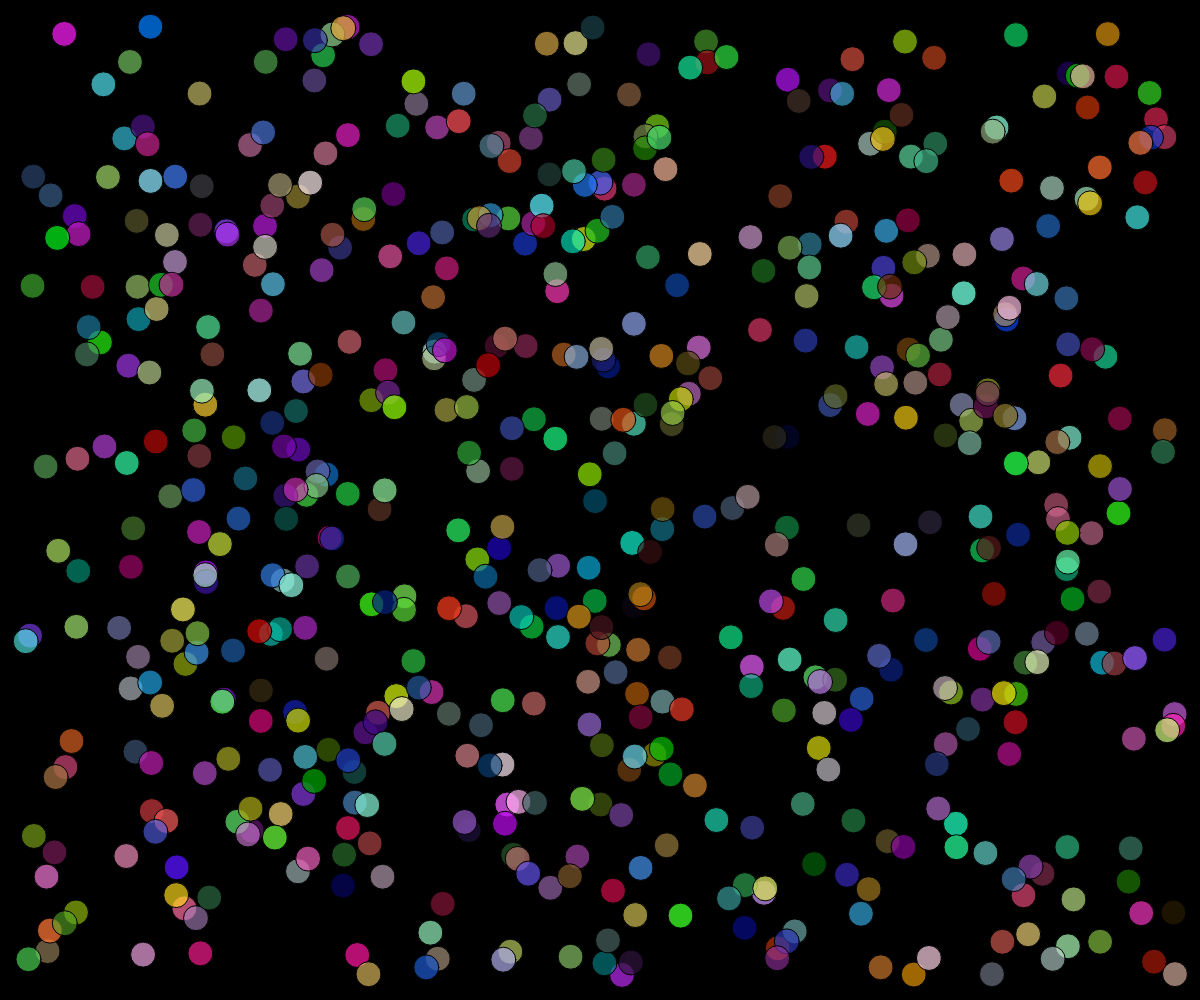
Frame 1 (no input)
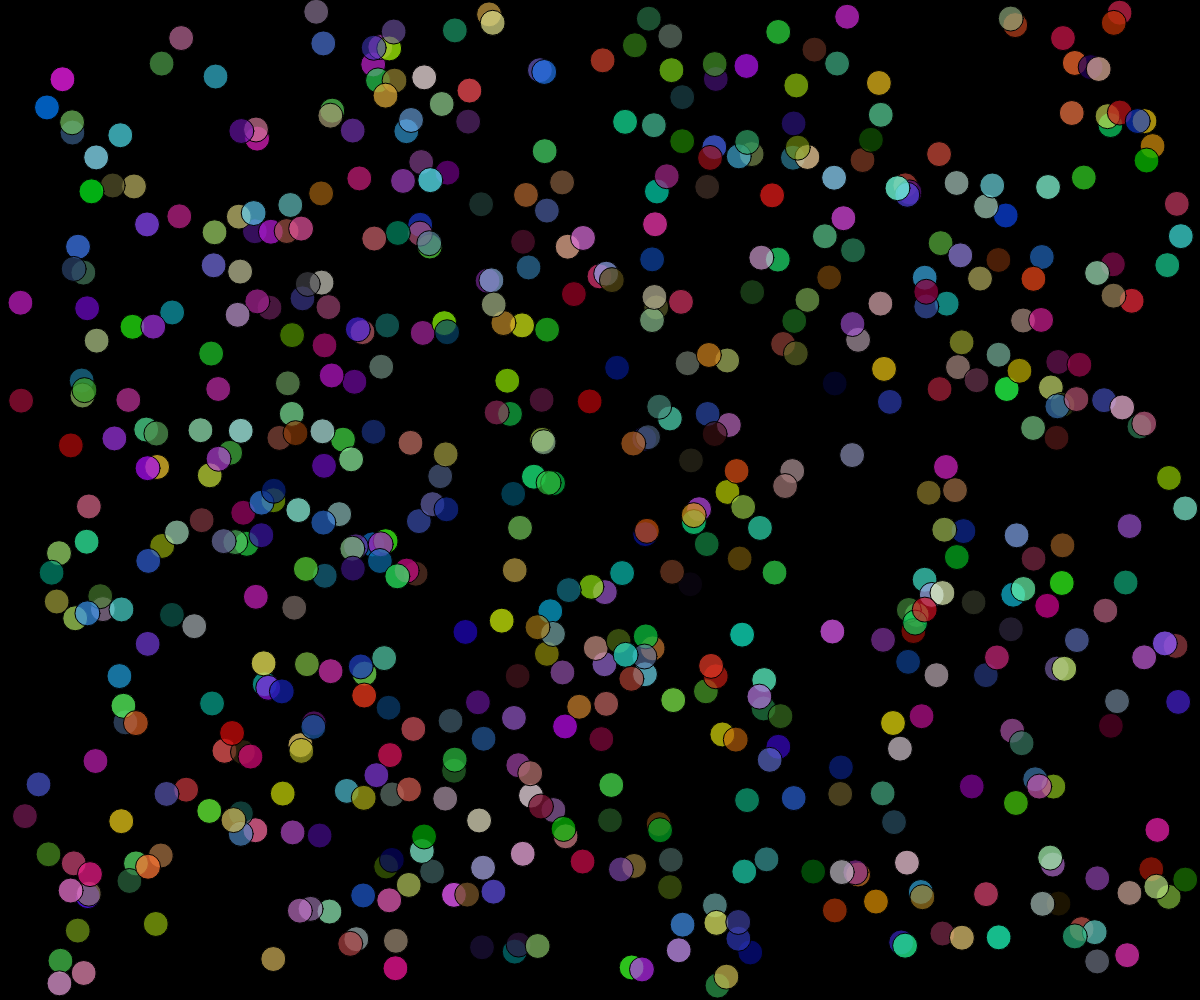
Frame 60 (no input)
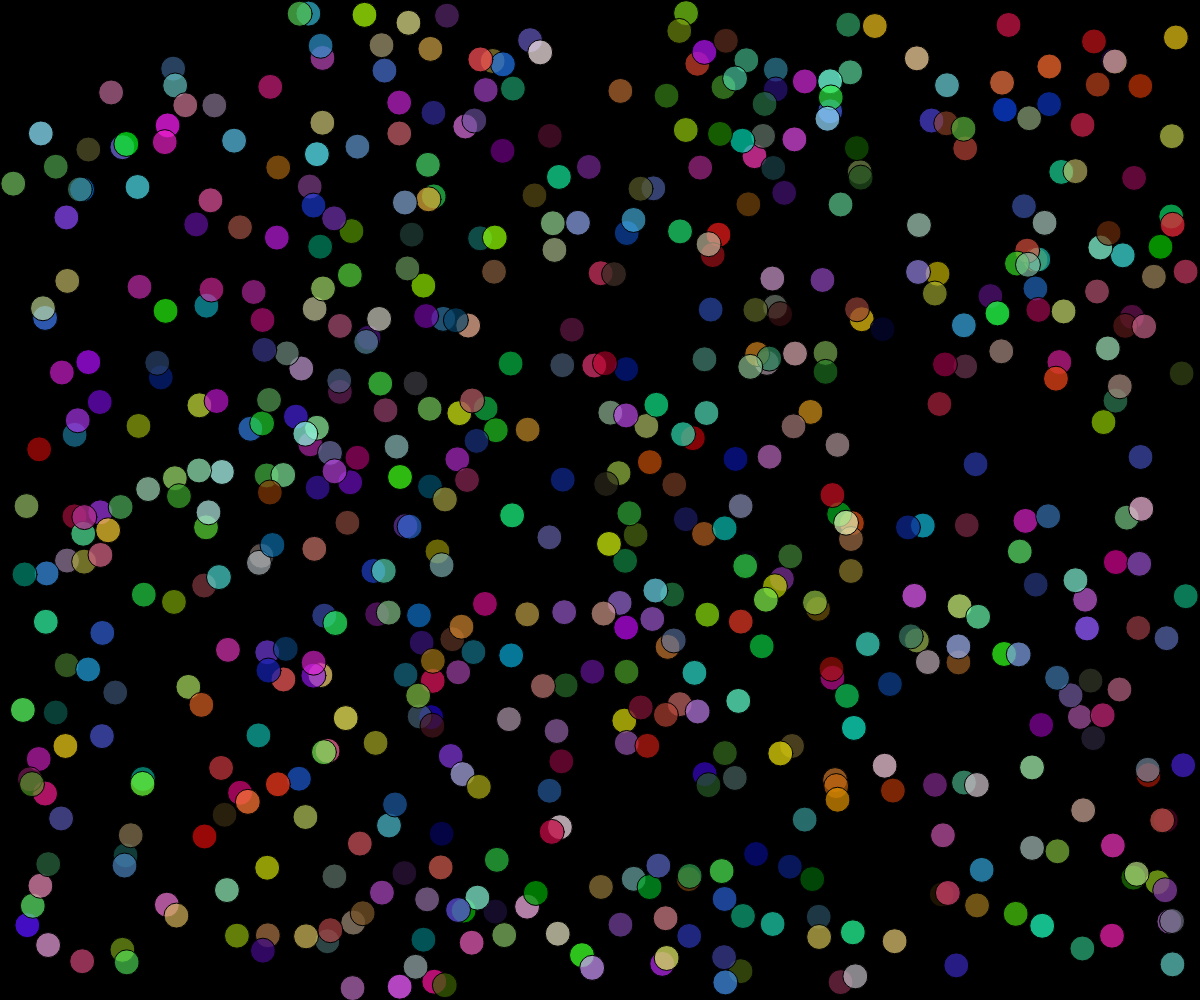
Frame 120 (the mouse pressed at the canvas centre since frame 60)

The p5.js sketch that drew these frames (run headless with seeded random() and noise() and a simulated clock; from frame 60 on, the mouse is pressed at the canvas centre):

// p5.js sketch
// ── sketch.js
var numBubbles = 600;
var bubbles = [];

class Bubble {
  constructor() {
    // position and diameter
    this.d = 25 /* or something */;
    this.x = random(this.d, width - this.d);
    this.y = random(this.d, height - this.d);

    // velocity
    this.xv = getVelocity();
    this.yv = getVelocity();
    
    // color
    this.clr = [random(255), random(255), random(255), random(150, 200)];
  }

  draw() {
    fill(this.clr);
    circle(this.x, this.y, this.d);
  } 

  move() {
    this.x = this.x + this.xv;
    this.y = this.y + this.yv;

    if (((this.x + this.d / 2) >= width) || ((this.x - this.d / 2) <= 0)) {
      this.xv = -this.xv;
    }

    if (((this.y + this.d / 2) >= height) || (this.y - this.d / 2) <= 0) {
      this.yv = -this.yv;
    }
  }

}

function getVelocity() {
  var v = random(-2, 2.0001);

  while (v == 0) {
    v = random(-3, 4);
  }

  return v;
}

function setup() {
  createCanvas(windowWidth, windowHeight);

  for (var b = 0; b < numBubbles; b++) {
    bubbles.push(new Bubble());
  }
}

function draw() {
  background(0);

  bubbles.forEach(function(ball) {
    ball.draw();
    ball.move();
  });
}
